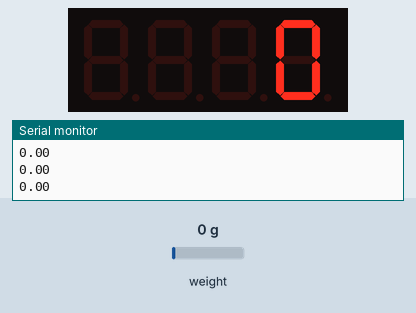
A sketch run on a simulated Arduino Uno, built with avr-gcc and run on an emulated ATmega328P. On the bench: 4-digit seven-segment display, the last lines printed to the serial monitor. The test bench sets the inputs (shaded band); at power-on: weight on the scale 0 g.

Above: at 8.2 s.
8.3 s: weight on the scale set to 100 g
At 9.5 s:
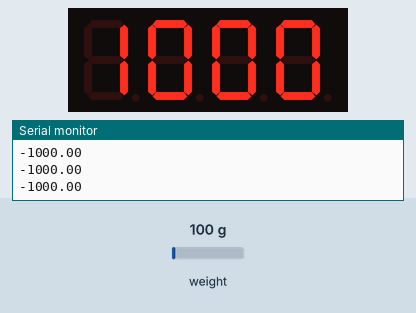
9.8 s: weight on the scale set to 1250 g
At 10.8 s:
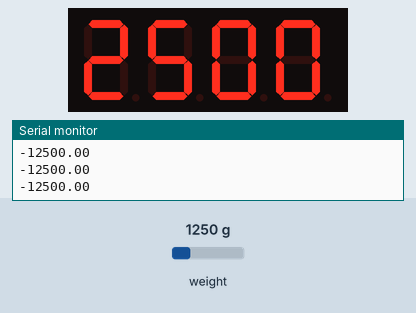
11.3 s: weight on the scale set to 2500 g
At 12.8 s:
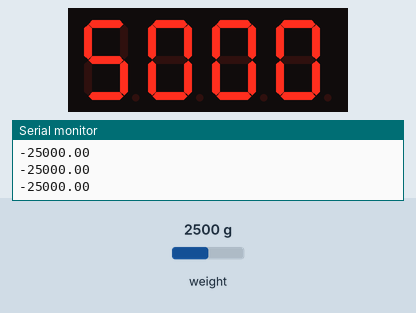
Timing chart, 0 to 14.3 s (numbered marks = the images above; inputs shaded):
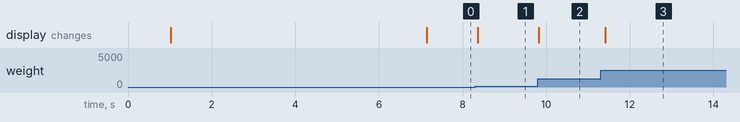

Measured:
- after the input at 8.3 s, the display: changes after 0.06 s (image 1)
- after the input at 9.8 s, the display: changes at once (image 2)
- after the input at 11.3 s, the display: changes after 0.12 s (image 3)

The sketch:

digital_weight.ino
```cpp
#include "HX711.h"
#include <Arduino.h>
#include <TM1637TinyDisplay.h>

#define DOUT_HX  4
#define CLK_HX   5
#define CLK_TM   2
#define DIO_TM   3

HX711 scale;
TM1637TinyDisplay display(CLK_TM, DIO_TM);

float weight;
float weight_gms;

const uint8_t SEG_CALC[] = {
  SEG_F | SEG_E | SEG_D,                           // L
  SEG_A | SEG_B | SEG_C | SEG_D | SEG_E | SEG_F,   // O
  SEG_A | SEG_B | SEG_C | SEG_E | SEG_F | SEG_G,   // A
  SEG_B | SEG_C | SEG_D | SEG_E | SEG_G,          // D
};

/*boolean fluctuation(int current_value, int prev_value){
  if ((current_value - prev_value) >= 5)
    return true;
  else if ((prev_value - current_value) >= 5)
    return true;
  else
    return false;
}*/

void setup() {
  // put your setup code here, to run once:
  Serial.begin(9600);
  scale.begin(DOUT_HX, CLK_HX);
  scale.set_scale(-2193520);  //Calibration Factor obtained from first sketch
  scale.tare();
  display.setBrightness(7);

  //display.setSegments(SEG_CALC);
  delay(5000);
        scale.tare();
}

void loop() {
  // put your main code here, to run repeatedly:
  //old_value = weight;

  weight = scale.get_units();
  /*Serial.print("Old: ");
  Serial.print(old_value, 3);
  Serial.print("  New: ");
  Serial.println(weight, 3);
  bool change_value = fluctuation(weight, old_value);

  if (change_value){
    weight_gms = weight * 1000;
    weight_kgs = weight;
  }
  else{
    weight_gms = old_value * 1000;
    weight_kgs = old_value;
  }*/
  weight_gms = weight * 1000 * -10;
  //if (weight_gms <= 6)
  //  display.setSegments(SEG_CALC);
  if (weight_gms <= 10000)
  {
    display.showNumberDec(weight_gms, false);
    Serial.println(weight_gms);
  }
  else
   display.setSegments(SEG_CALC);

}
```
